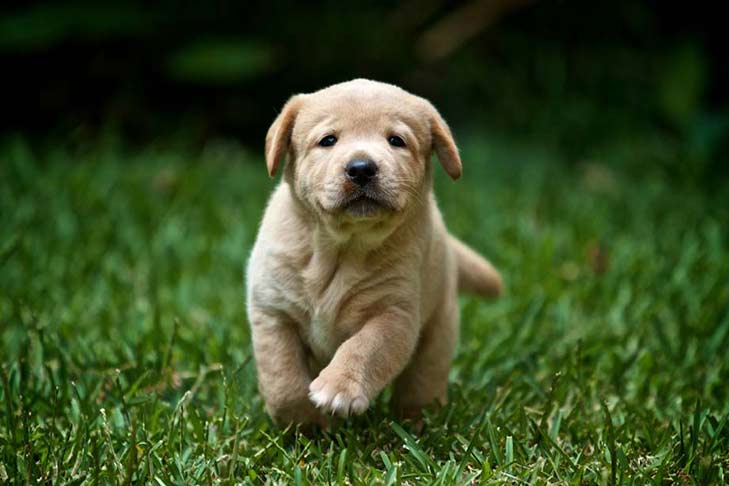
#> input picture puppy.jpg, 729 x 486 px
$ python image_manipulation.py
#> lines starting #> are read from the running program, lines starting #| are printed output that depends on the picture
import os, glob
from PIL import Image, ImageFilter

image = Image.open('puppy.jpg')
#> image is the input picture: PIL image 729x486 RGB; mean R, G, B 58.2, 76.1, 35.9

# rotate
image.rotate(90).show()
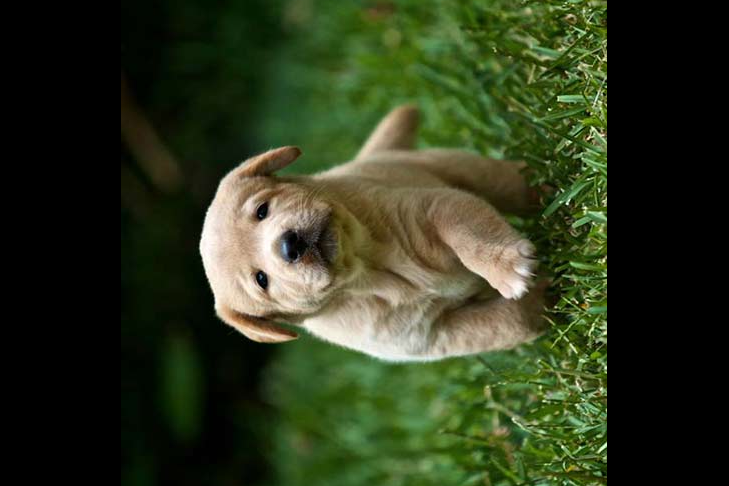
#> shown: PIL image 729x486 RGB; mean R, G, B 46.7, 55.8, 29.7

# convert to gray scale
image.convert(mode='L').show()
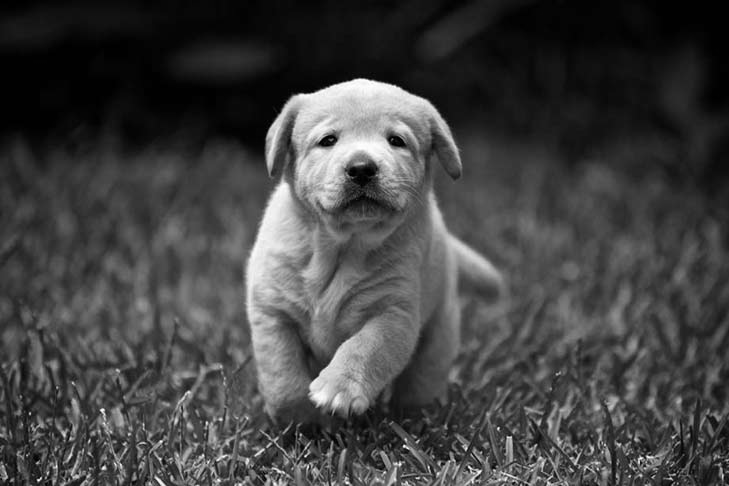
#> shown: PIL image 729x486 L; min 0, max 254, mean 66.1

image.filter(ImageFilter.GaussianBlur(15)).show()
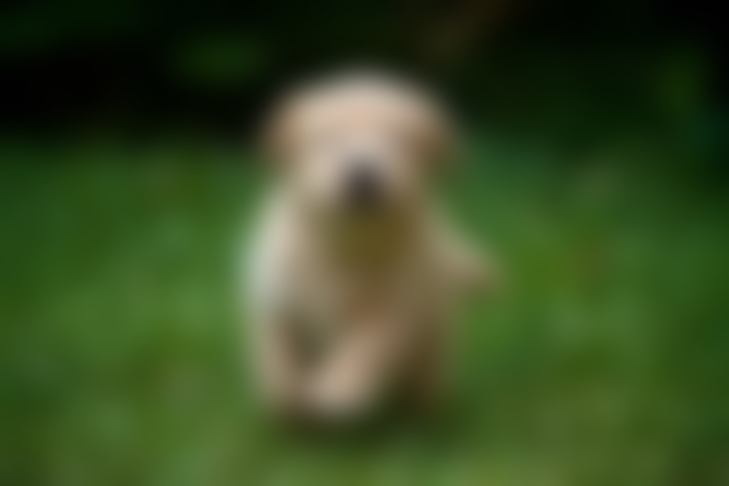
#> shown: PIL image 729x486 RGB; mean R, G, B 58.1, 76, 35.9

os.chdir('test_files')

for file in os.listdir():
    if file.endswith('.jpg'):
        print(file)

if not os.path.exists('png_files'):
    os.mkdir('png_files')

size_128 = (128, 128)
size_256 = (256, 256)

for file in glob.glob('*.jpg'):
    print(file)
    fname, extname = os.path.splitext(file)
    image = Image.open(file)

    # resize
    image.thumbnail(size_128)
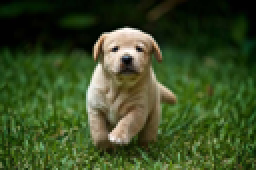
#> image: PIL image 128x85 RGB (shown 2 times larger); mean R, G, B 58.3, 76.2, 36
    image.save(f'png_files/{fname}_128.png')
    image.thumbnail(size_256)
    image.save(f'png_files/{fname}_256.png')
